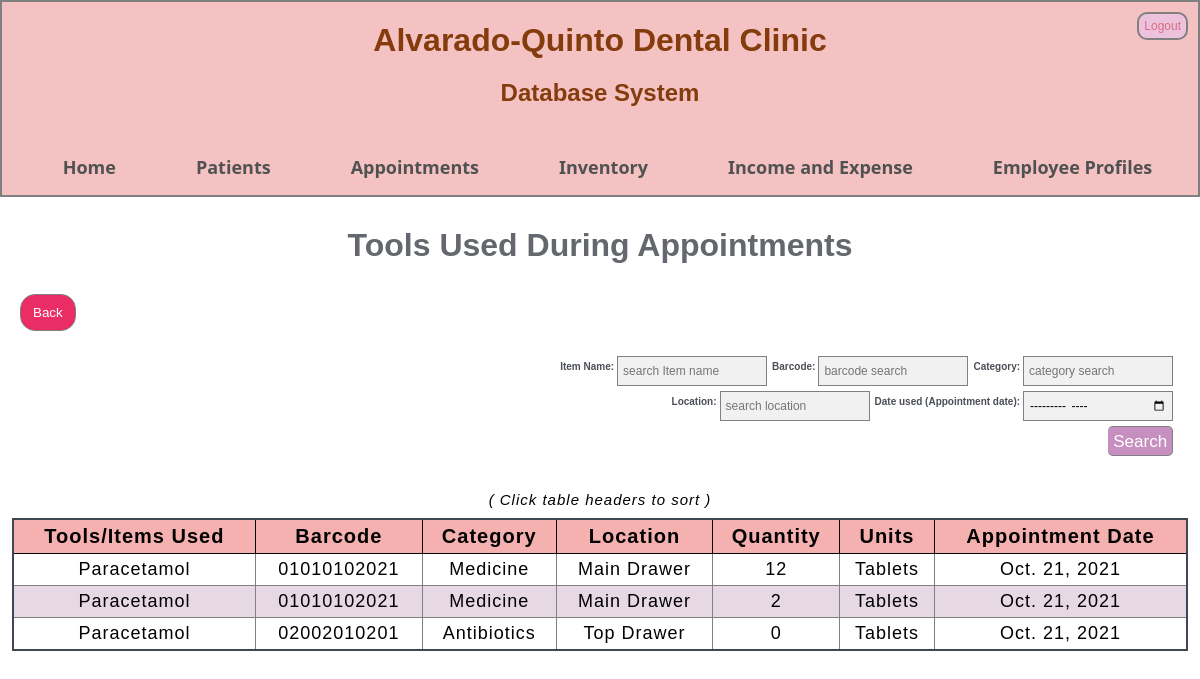
/view_stockout_tools, run on the app's committed database.
### profiling/models.py (models this page shows, shortened)
class tools_items_used(models.Model):
    appointment_id = models.ForeignKey(appointment_details, on_delete = models.CASCADE, default = 1, db_constraint = False)
    item_id = models.ForeignKey(item_inventory, default = 1, on_delete = models.CASCADE)
    quantity_used = models.IntegerField() #put minimum and maximum ani tas i-base sa pila ang nasa inventory ##CHECK LATER
    units = models.CharField(max_length=200)
    item_tools_fee = models.DecimalField(max_digits=10,decimal_places=2, default = 0)
    date_used = models.DateField(auto_now=False, auto_now_add =False)

class item_inventory(models.Model):
    barcode = models.CharField(max_length = 100, default = "00000000")
    itemname = models.CharField(max_length = 200)
    itemcategory = models.CharField(max_length = 200)
    location = models.CharField(max_length = 200)
    item_fee = models.DecimalField(max_digits = 10, decimal_places = 2, default = 0)
    quantity = models.IntegerField(default = 0)
    units = models.CharField(max_length = 200)
    expiry_date = models.DateField(auto_now=False, auto_now_add =False, null = True, blank = True)
    expiry_status = models.CharField(max_length = 200, default = 'Good for usage')

class appointment_details(models.Model):
    appointment_type = models.CharField(max_length = 200)
    patient_id = models.ForeignKey(profile, default = 1, on_delete = models.CASCADE)
    schedule_id = models.ForeignKey(available_schedules, default = 1, on_delete = models.CASCADE)
    service_id = models.ForeignKey(available_services, default = 1, on_delete = models.CASCADE)
    complain = models.CharField(max_length = 200)
    appointment_status = models.CharField(max_length = 200, default ="Ongoing")
    payment_status = models.CharField(max_length = 200, default ="Pending")
    @property
    def get_html_url(self):
        url = reverse('editform', args=(self.id, 'appointments'))
        return f'<a class="cal_data" href="{url}"> <span style="display: block;"><b>Patient:</b> {self.patient_id.fullname}</span> <span style="display: block;"> <b>Time:</b> {self.schedule_id.time }</span> <span style="display: block;"><b>Status:</b> {self.appointment_status}</span> <br></br> </a>'
    '''
    @property
    def get_html_url(self):
        url = reverse('event_edit', args=(self.id,))
        return f'<a href="{url}"> {self.title} </a>'
    '''

class available_schedules(models.Model):
    date = models.DateField(auto_now=False, auto_now_add =False)
    time = models.TimeField(auto_now=False, auto_now_add =False)
    doctor_lastname = models.CharField(max_length = 200)
    availability = models.BooleanField(default = True)

### profiling/views.py (the view)
# urls.py: path('view_stockout_tools' , prof_views.view_stockout_tools, name='view_stockout_tools'),
def view_stockout_tools(request):
    tools_data = tools_items_used.objects.all()
    context = {'tools_data' : tools_data}
    return render(request, 'view_stockout_tools.html', context)

### templates/view_stockout_tools.html (shortened to what this page needs)
{% extends 'base.html' %} {% block content %}
<h1 class="page_header">Tools Used During Appointments</h1>
<div class="patient_add_form">
  <a href="{% url 'stock_out_option' %}"><button class="back_button" type="submit">Back</button></a>
  </div>
  {% if tools_data %}
  <form class="search_form"method = POST action ="{% url 'view_stockout_tools_search' %}">
    <div class="search_con">
        <p><label>Category:</label><input type='search' placeholder='category search 'name = 'cat' aria-label ='search'></p>
        <p><label>Barcode:</label><input type='search' placeholder='barcode search 'name = 'code' aria-label ='search'></p>
        <p><label>Item Name: </label><input type='search' placeholder="search Item name" name = 'name'aria-label ='search'></p>
    </div>
    <div class="search_con">
      <p><label>Date used (Appointment date): </label><input type='month' name = 'date' aria-label ='search'></p>
      <p><label>Location: </label><input type='search' placeholder="search location" name = 'loc' aria-label ='search'></p>
    </div>
    <div class="search_con">
      <button type='submit'>Search</button></p>
    </div>
  </form>
  <div class="search_con"></div>
  <center><p class="third_messages">( Click table headers to sort )</p></center>
  <table class="table_form">
    <thead>
      <tr class="tr_form">
        <th class="th_form"><a style="color: #000000" href="{% url 'view_stockout_tools_filter' 'item_id'%}">Tools/Items Used</th>
        <th class="th_form"><a style="color: #000000" href="{% url 'view_stockout_tools_filter' 'item_id'%}">Barcode</th>
          <th class="th_form"><a style="color: #000000" href="{% url 'view_stockout_tools_filter' 'item_id'%}">Category</th>
        <th class="th_form"><a style="color: #000000" href="{% url 'view_stockout_tools_filter' 'item_id'%}">Location</th>
        <th class="th_form"><a style="color: #000000" href="{% url 'view_stockout_tools_filter' 'quantity_used'%}">Quantity</th>
        <th class="th_form"><a style="color: #000000" href="{% url 'view_stockout_tools_filter' 'units'%}">Units</th>
        <th class="th_form"><a style="color: #000000" href="{% url 'view_stockout_tools_filter' 'appointment_id'%}">Appointment Date</th>
      </tr>
    </thead>
    <tbody>
      {% for things in tools_data %}
    <tr class="tr_form">
      <td class="td_form" data-label="Tools/Items Used">{{ things.item_id.itemname|title }}</td>
      <td class="td_form" data-label="Barcode">{{ things.item_id.barcode }}</td>
      <td class="td_form" data-label="Category">{{ things.item_id.itemcategory }}</td>
      <td class="td_form" data-label="Location">{{ things.item_id.location|title }}</td>
      <td class="td_form" data-label="Quantity">{{ things.quantity_used }}</td>
      <td class="td_form" data-label="Units">{{ things.units|title }}</td>
      <td class="td_form" data-label="Appointment Date">{{ things.appointment_id.schedule_id.date }}</td>
    </tr>
    {% endfor %}
    </tbody>
  </table>
  {% else %}
  <center class="messages"><i>No tools were used during an appointment</i></center>
</div>
{% endif %} {% endblock %}

### templates/base.html (shortened to what this page needs)
<!DOCTYPE html>
<html lang="en">
  <head>
    {% load static %}
    <link
      rel="stylesheet"
      type="text/css"
      href="{% static '../static/css/styles.css' %}"
    />
  </head>
  <body>
    <header class="nav_header">
      <div class="nav_title">
        <h1 class="company">Alvarado-Quinto Dental Clinic</h1>
        <h2 class="datsys">Database System</h2>
        <br></br>
        <nav class="nav_nav">
          <div class="nav_center">
            <ul class="nav_links" id="menuList">
              <li class="nav1" ><a href="{% url 'home' %}">Home</a></li>
              <li class="nav2">
                <a href="{% url 'prof_view' %}">Patients</a>
              </li>
              <li class="nav3">
                <a href="{% url 'appointments_addorview' %}">Appointments</a>
              </li>
              <li class="nav4">
                <a href="{% url 'inventory_options' %}">Inventory</a>
              </li>
              <li class="nav5">
                <a href="{% url 'income_expense_options' %}"
                  >Income and Expense</a
                >
              </li>
              {% if user.username == 'admin' %}
              <li class="nav6">
                <a href="{% url 'emp_view' %}">Employee Profiles</a>
              </li>
              {% else %}
              <li class="nav6">
                <a href="{% url 'logout_user' 'invalid' %}"
                  >Employee Profiles</a
                >
              </li>
              {% endif %}
            </ul>
          </div>
          <div>
            <a href="{% url 'logout_user' 'valid' %}"
              ><button class="logout_button" id="logout_button">
                Logout
              </button></a
            >
          </div>
        </nav>
      </div>
    </header>
    {% block content %} {% endblock %}
  </body>
</html>

### static/css/styles.css (style rules this page uses)
* { margin: 0; padding: 0; font-family: sans-serif; box-sizing: border-box; }
a, a:visited { text-decoration: none; }
.company { margin-top: 20px; text-align: center; color: #843c0c; }
.datsys { margin-top: 20px; text-align: center; color: #843c0c; }
.nav_header { display: flex; width: 100%; margin: auto; align-items: center; background: #f4c2c2; position: relative; }
.nav_header { border: 2px solid grey; }
.nav_nav, .logout_button, .nav_links { display: flex; }
.nav_title { flex: 1; }
.nav_nav { flex: 1; }
.nav_links { justify-content: space-between; list-style: none; padding-bottom: 5px; flex-direction: row; height: 40px; }
.nav_links a { color: #4f5250; font-size: 18px; margin: 40px; font-family: "Segoe UI", Tahoma, Geneva, Verdana, sans-serif; font-weight: bold; }
.nav_center { width: 100%; display: flex; justify-content: center; align-items: center; padding-top: 12px; }
.logout_button { position: absolute; padding: 5px; top: 10px; right: 10px; flex: 1; font-size: 12px; justify-content: flex-end; color: #db6e82; background-color: #edc2dc; border: 2px solid grey; border-radius: 10px; }
.page_header { color: #64686e; text-align: center; margin: 5px auto 10px auto; padding-top: 25px; }
.third_messages { color: black; font-style: italic; text-align: center; font-size: 15px; letter-spacing: 1px; margin-bottom: 5px; font-style: italic; }
.search_con label { font-size: 32px; color: red; }
.patient_add_form { border-radius: 5px; background-color: white; padding: 20px; position: relative; }
.search_con { margin: 0px auto; width: 98%; justify-content: space-between; height: 35px; padding: 5px; }
.search_form { margin-right: 10px; justify-content: space-around; }
.search_form p { float: right; }
.search_form label { color: #4b4f57; margin-right: 3px; margin-left: 5px; padding-top: 10px; font-weight: bold; font-size: 10px; }
.search_form input[type="search"], input[type="month"] { float: right; padding: 5px; font-size: 12px; border: 1px solid grey; background: #f1f1f1; height: 30px; width: 150px; }
.search_form button[type="submit"] { font-size: 10px; padding: 5px; background: #c78fbf; color: white; font-size: 17px; border: 1px solid grey; border-left: none; cursor: pointer; float: right; border-radius: 0; height: 30px; margin-left: 5px; margin-bottom: 5px; border-radius: 5px; }
button { padding: 10px 12px; cursor: pointer; border: 1px solid grey; border-radius: 15px; }
.back_button { background-color: #eb2d66; color: white; }
.table_form { width: 98%; margin: 10px auto 20px auto; border-collapse: collapse; border: 2px solid #3f4754; letter-spacing: 1px; }
.th_form, .th_form2 { background-color: #f5b0b0; padding: 5px; font-weight: bold; font-size: 20px; border: 1px solid black; }
.td_form, .td_form2 { text-align: center; padding: 5px; font-size: 18px; border: 1px solid grey; }
.tr_form, .tr_form2 { background-color: white; }
.tr_form:nth-child(even), .tr_form2:nth-child(even) { background-color: #e6d8e4; }
ul { height: 100%; padding: 0px 5px 0px 20px; color: blue; }
a { color: #17a2b8; }

### data on the page
tools_items_used: item_id.itemname "Paracetamol", item_id.barcode "01010102021", item_id.itemcategory "Medicine", item_id.location "Main Drawer", quantity_used "12", units "Tablets", appointment_id.schedule_id "Oct. 21, 2021"
tools_items_used: item_id.itemname "Paracetamol", item_id.barcode "01010102021", item_id.itemcategory "Medicine", item_id.location "Main Drawer", quantity_used "2", units "Tablets", appointment_id.schedule_id "Oct. 21, 2021"
tools_items_used: item_id.itemname "Paracetamol", item_id.barcode "02002010201", item_id.itemcategory "Antibiotics", item_id.location "Top Drawer", quantity_used "0", units "Tablets", appointment_id.schedule_id "Oct. 21, 2021"
